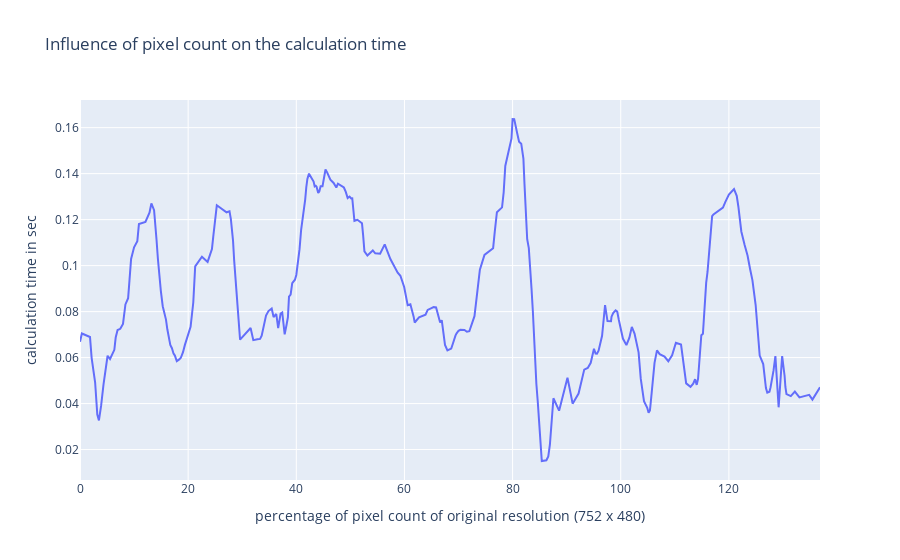

Write notebook code for a chart like this one.
### Code cell
fig = go.Figure(data=go.Scatter(x=est_long.timestamp - est_long.timestamp[0], y=dists_dsm))
fig.update_layout(
    title="Influence of pixel count on the calculation time",
    xaxis_title="percentage of pixel count of original resolution (752 x 480)",
    yaxis_title="calculation time in sec"
)
fig.show()

### Figure 1 — Plotly figure (JSON) as saved in the notebook; plotly's stock layout.template omitted (floating-point values rounded to 4 significant figures; data arrays with more than 128 entries replaced by an {"elided": "..."} marker saying what was removed)
{"data": [{"type": "scatter", "x": {"elided": "304 float values"}, "y": {"elided": "304 float values"}}], "layout": {"title": {"text": "Influence of pixel count on the calculation time"}, "xaxis": {"title": {"text": "percentage of pixel count of original resolution (752 x 480)"}}, "yaxis": {"title": {"text": "calculation time in sec"}}}}
